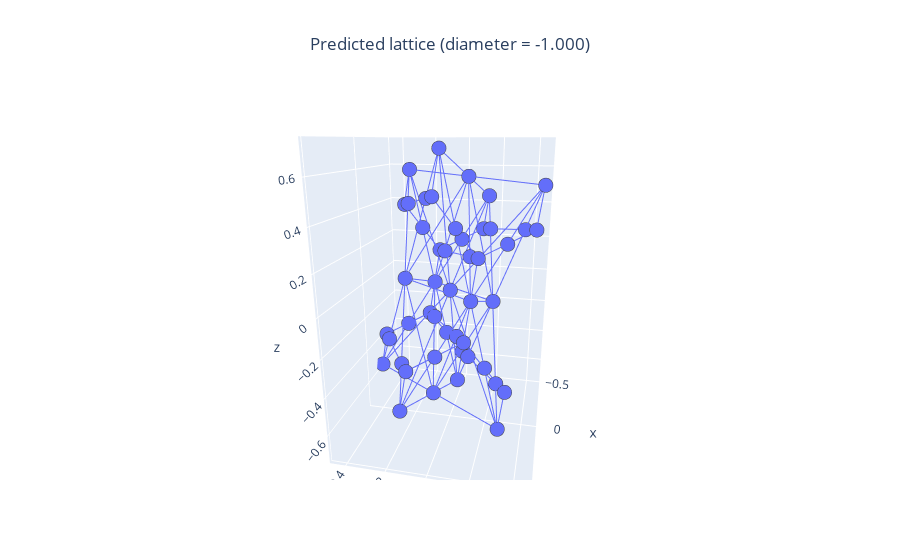
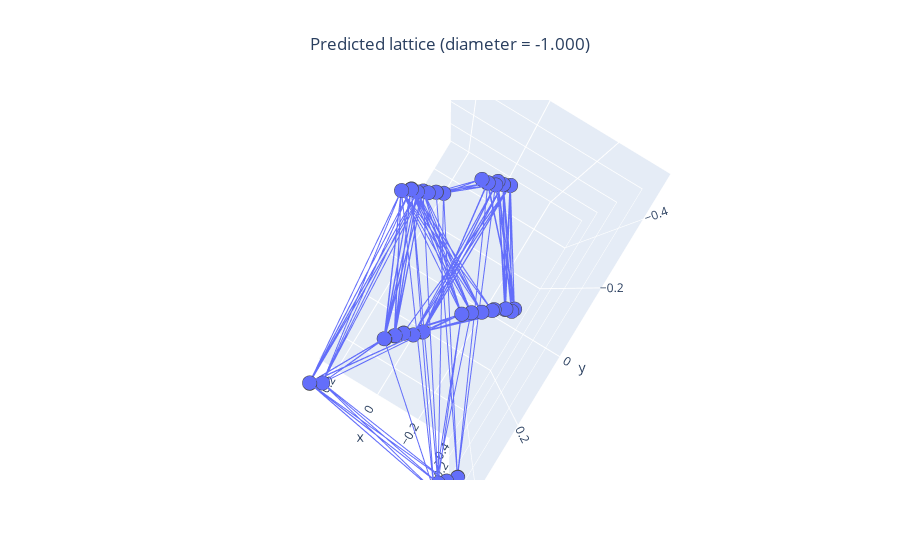

Notebook source saved alongside these figures, in order:
### Code cell
path = 'recon_mat/step50_'
name = 'LatticeStiffness_lattice_0.npz'
plot_origin_lattice_from_path(path,name)
plot_lattice_from_path(path, name)
